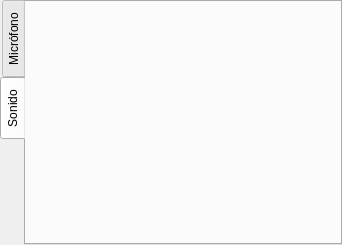
<?xml version="1.0" encoding="UTF-8"?>
<ui version="4.0">
 <class>Settings</class>
 <widget class="QDialog" name="Settings">
  <property name="geometry">
   <rect>
    <x>0</x>
    <y>0</y>
    <width>342</width>
    <height>245</height>
   </rect>
  </property>
  <property name="windowTitle">
   <string>Dialog</string>
  </property>
  <layout class="QVBoxLayout" name="verticalLayout">
   <property name="leftMargin">
    <number>0</number>
   </property>
   <property name="topMargin">
    <number>0</number>
   </property>
   <property name="rightMargin">
    <number>0</number>
   </property>
   <property name="bottomMargin">
    <number>0</number>
   </property>
   <item>
    <widget class="QTabWidget" name="tabWidget">
     <property name="tabPosition">
      <enum>QTabWidget::West</enum>
     </property>
     <property name="currentIndex">
      <number>1</number>
     </property>
     <widget class="QWidget" name="tab">
      <attribute name="title">
       <string>Micrófono</string>
      </attribute>
      <layout class="QVBoxLayout" name="verticalLayout_2">
       <property name="leftMargin">
        <number>0</number>
       </property>
       <property name="topMargin">
        <number>0</number>
       </property>
       <property name="rightMargin">
        <number>0</number>
       </property>
       <property name="bottomMargin">
        <number>0</number>
       </property>
       <item>
        <widget class="MicConfig" name="mic_config">
         <property name="toolTip">
          <string>Click and drag here</string>
         </property>
         <property name="whatsThis">
          <string>Mic Config Widget.  </string>
         </property>
        </widget>
       </item>
      </layout>
     </widget>
     <widget class="QWidget" name="tab_2">
      <attribute name="title">
       <string>Sonido</string>
      </attribute>
      <layout class="QVBoxLayout" name="verticalLayout_3">
       <property name="leftMargin">
        <number>0</number>
       </property>
       <property name="topMargin">
        <number>0</number>
       </property>
       <property name="rightMargin">
        <number>0</number>
       </property>
       <property name="bottomMargin">
        <number>0</number>
       </property>
       <item>
        <widget class="SoundConfig" name="sound_config">
         <property name="toolTip">
          <string>Click and drag here</string>
         </property>
         <property name="whatsThis">
          <string>Sound Config Widget.  </string>
         </property>
        </widget>
       </item>
      </layout>
     </widget>
    </widget>
   </item>
  </layout>
 </widget>
 <customwidgets>
  <customwidget>
   <class>MicConfig</class>
   <extends>QWidget</extends>
   <header>src/micconfig</header>
  </customwidget>
  <customwidget>
   <class>SoundConfig</class>
   <extends>QWidget</extends>
   <header>src/soundconfig</header>
  </customwidget>
 </customwidgets>
 <resources/>
 <connections/>
</ui>
